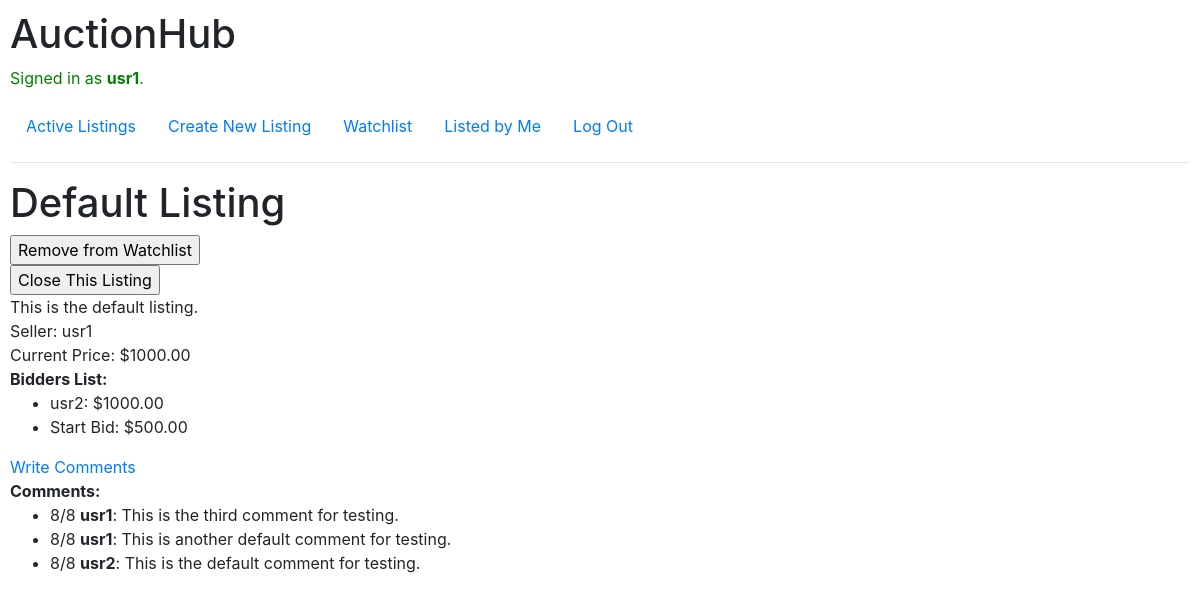
The app's page /display/1 (signed in) with its own data.
### auctions/models.py (models this page shows, shortened)
class User(AbstractUser):
    username = models.CharField(max_length=64, unique=True)
    email = models.EmailField()
    password = models.CharField(max_length=64)

class Listing(models.Model):
    seller = models.ForeignKey(User, on_delete=models.CASCADE, related_name="sellers")
    title = models.CharField(max_length=200)
    description = models.TextField()
    startBid = models.DecimalField(default=0, max_digits=10, decimal_places=2)
    finished = models.BooleanField(default=False)

class Bid(models.Model):
    bidder = models.ForeignKey(User, on_delete=models.CASCADE, related_name="bidders")
    belonging = models.ForeignKey(Listing, on_delete=models.CASCADE, related_name="bids")
    curBid = models.DecimalField(default=0, max_digits=10, decimal_places=2)

class Comment(models.Model):
    writer = models.ForeignKey(User, on_delete=models.CASCADE, related_name="writers")
    target = models.ForeignKey(Listing, on_delete=models.CASCADE, related_name="targets")
    content = models.TextField()
    created_at = models.DateTimeField(auto_now_add=True)

### auctions/views.py (the view, shortened to what this page needs)
# urls.py: path("display/<str:identity>", views.display, name="display"),
@login_required
def display(request, identity):
    if request.method == "GET":
        listing = get_object_or_404(Listing, id=identity)
        if not listing.finished:
            return display_render(request, listing, "display")

### auctions/views.py (called while the page is built)
def get_cur_bid(listing):
    bids = Bid.objects.filter(belonging=listing)
    return bids.last().curBid if bids else listing.startBid

def display_render(request, listing, filename, message=None):
    parameters = {
        "listing": listing,
        "price": get_cur_bid(listing),
        "bidders": Bid.objects.filter(belonging=listing)[::-1],
        "exist": Watchlist.objects.filter(creator=request.user, belonging=listing).exists(),
        "owner": request.user.id == listing.seller.id,
        "comments": Comment.objects.filter(target=listing).all()[::-1]
    }
    if message:
        parameters["message"] = message
    return render(request, f"auctions/{filename}.html", parameters)

### auctions/templates/auctions/display.html (shortened to what this page needs)
{% extends "auctions/layout.html" %}
{% block body %}
    <h1>{{ listing.title }}</h1>
    <form action="{% url 'changewl' %}" method="post">
        {% if exist %}
            <input type="submit" name="submit" value="Remove from Watchlist">
        {% else %}
            <input type="submit" name="submit" value="Add to Watchlist">
        {% endif %}
    </form>
    {% if owner %}
        <div>
            <form action="{% url 'close' %}" method="post">
                <input type="submit" name="submit" value="Close This Listing">
            </form>
        </div>
    {% endif %}
    <div>{{ listing.description }}</div>
    <div>Seller: {{ listing.seller.username }}</div>
    <div>Current Price: ${{ price }}</div>
    {% block active %}
        <div>
            <strong>Bidders List: </strong>
            <ul>
                {% for bid in bidders %}
                    <li>{{ bid.bidder.username }}: ${{ bid.curBid }}</li>
                {% endfor %}
                <li>Start Bid: ${{ listing.startBid }}</li>
            </ul>
        </div>
    {% endblock %}
    {% if not listing.finished %}
        {% block cancel_comm %}
            <a href="{% url 'comment' listing.id %}">Write Comments</a>
        {% endblock %}
    {% endif %}
    <div>
        <strong>Comments: </strong>
        <ul>
            {% for comm in comments %}
                <li>{{ comm.created_at.month }}/{{ comm.created_at.day }} <strong>{{ comm.writer.username }}</strong>: {{ comm.content }}</li>
            {% endfor %}
        </ul>
    </div>
{% endblock %}

### auctions/templates/auctions/layout.html (shortened to what this page needs)
{% load static %}
<!DOCTYPE html>
<html lang="en">
    <head>
        <link rel="stylesheet" href="https://stackpath.bootstrapcdn.com/bootstrap/4.4.1/css/bootstrap.min.css">
        <link href="{% static 'auctions/styles.css' %}" rel="stylesheet">
    </head>
    <body>
        <h1>AuctionHub</h1>
        <div>
            {% if user.is_authenticated %}
                <p class="green-text">Signed in as <strong>{{ user.username }}</strong>.</p>
            {% else %}
                <p class="red-text">Not signed in.</p>
            {% endif %}
        </div>
        <ul class="nav">
            <li class="nav-item">
                <a class="nav-link" href="{% url 'index' %}">Active Listings</a>
            </li>
            <li class="nav-item">
                <a class="nav-link" href="{% url 'create' %}">Create New Listing</a>
            </li>
            <li class="nav-item">
                <a class="nav-link" href="{% url 'showwatchlist' %}">Watchlist</a>
            </li>
            <li class="nav-item">
                <a class="nav-link" href="{% url 'selllist' %}">Listed by Me</a>
            </li>
            {% if user.is_authenticated %}
                <li class="nav-item">
                    <a class="nav-link" href="{% url 'logout' %}">Log Out</a>
                </li>
            {% endif %}
        </ul>
        <hr>
        {% block body %}
        {% endblock %}
    </body>
</html>

### auctions/static/auctions/styles.css (style rules this page uses)
body { padding: 10px; }

### auctions/templates/auctions/layout.html (style rules this page uses)
body { padding: 10px; }
.green-text { color: green; }

### records on screen
User: username "usr1"
Listing: title "Default Listing", description "This is the default listing.", seller.username "usr1", startBid "500.00"
Bid: curBid "1000.00", bidder.username "usr2"
Comment: created_at.month "8", created_at.day "8", writer.username "usr1", content "This is the third comment for testing."
Comment: created_at.month "8", created_at.day "8", writer.username "usr1", content "This is another default comment for testing."
Comment: created_at.month "8", created_at.day "8", writer.username "usr2", content "This is the default comment for testing."
